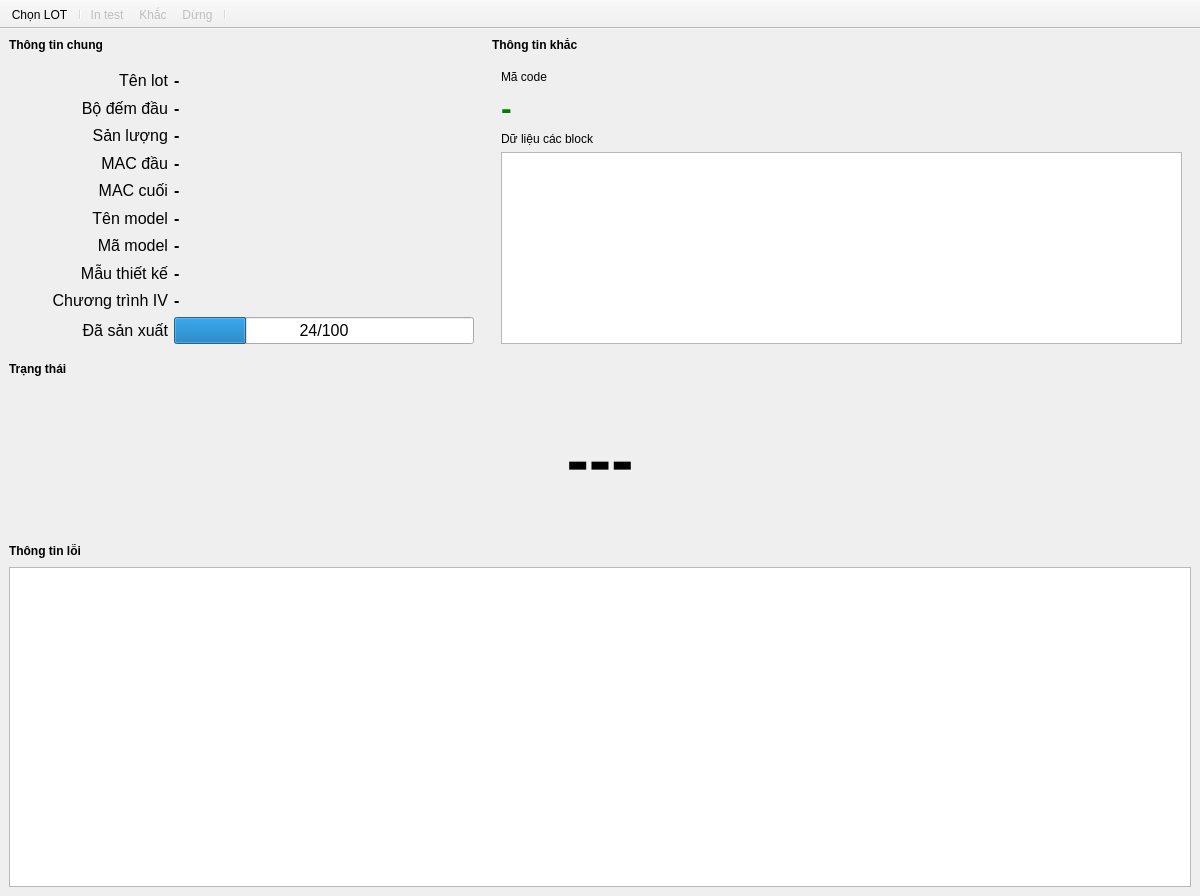
<?xml version="1.0" encoding="UTF-8"?>
<ui version="4.0">
 <class>MarkWindow</class>
 <widget class="QMainWindow" name="MarkWindow">
  <property name="geometry">
   <rect>
    <x>0</x>
    <y>0</y>
    <width>1200</width>
    <height>896</height>
   </rect>
  </property>
  <property name="windowTitle">
   <string>MainWindow</string>
  </property>
  <widget class="QWidget" name="centralwidget">
   <layout class="QGridLayout" name="gridLayout_2">
    <property name="leftMargin">
     <number>9</number>
    </property>
    <property name="topMargin">
     <number>9</number>
    </property>
    <property name="rightMargin">
     <number>9</number>
    </property>
    <property name="bottomMargin">
     <number>9</number>
    </property>
    <property name="spacing">
     <number>9</number>
    </property>
    <item row="2" column="0" colspan="2">
     <widget class="QLabel" name="label_14">
      <property name="font">
       <font>
        <bold>true</bold>
       </font>
      </property>
      <property name="text">
       <string>Trạng thái</string>
      </property>
     </widget>
    </item>
    <item row="5" column="0" colspan="2">
     <widget class="NxTableView" name="tbvErrors">
      <property name="editTriggers">
       <set>QAbstractItemView::EditTrigger::NoEditTriggers</set>
      </property>
      <attribute name="horizontalHeaderMinimumSectionSize">
       <number>125</number>
      </attribute>
      <attribute name="horizontalHeaderStretchLastSection">
       <bool>true</bool>
      </attribute>
      <attribute name="verticalHeaderDefaultSectionSize">
       <number>24</number>
      </attribute>
     </widget>
    </item>
    <item row="1" column="0">
     <widget class="QWidget" name="widget_2" native="true">
      <property name="sizePolicy">
       <sizepolicy hsizetype="Fixed" vsizetype="Preferred">
        <horstretch>0</horstretch>
        <verstretch>0</verstretch>
       </sizepolicy>
      </property>
      <layout class="QGridLayout" name="gridLayout_4">
       <item row="7" column="0">
        <widget class="QLabel" name="label_6">
         <property name="font">
          <font>
           <pointsize>12</pointsize>
           <bold>false</bold>
          </font>
         </property>
         <property name="text">
          <string>Mẫu thiết kế</string>
         </property>
         <property name="alignment">
          <set>Qt::AlignmentFlag::AlignRight|Qt::AlignmentFlag::AlignTrailing|Qt::AlignmentFlag::AlignVCenter</set>
         </property>
        </widget>
       </item>
       <item row="1" column="1">
        <widget class="QLabel" name="lblCounterStart">
         <property name="font">
          <font>
           <pointsize>12</pointsize>
           <bold>true</bold>
          </font>
         </property>
         <property name="text">
          <string>-</string>
         </property>
        </widget>
       </item>
       <item row="6" column="0">
        <widget class="QLabel" name="label_3">
         <property name="font">
          <font>
           <pointsize>12</pointsize>
           <bold>false</bold>
          </font>
         </property>
         <property name="text">
          <string>Mã model</string>
         </property>
         <property name="alignment">
          <set>Qt::AlignmentFlag::AlignRight|Qt::AlignmentFlag::AlignTrailing|Qt::AlignmentFlag::AlignVCenter</set>
         </property>
        </widget>
       </item>
       <item row="8" column="1">
        <widget class="QLabel" name="lblIVProgram">
         <property name="font">
          <font>
           <pointsize>12</pointsize>
           <bold>true</bold>
          </font>
         </property>
         <property name="text">
          <string>-</string>
         </property>
         <property name="alignment">
          <set>Qt::AlignmentFlag::AlignLeading|Qt::AlignmentFlag::AlignLeft|Qt::AlignmentFlag::AlignVCenter</set>
         </property>
        </widget>
       </item>
       <item row="2" column="1">
        <widget class="QLabel" name="lblQuantity">
         <property name="font">
          <font>
           <pointsize>12</pointsize>
           <bold>true</bold>
          </font>
         </property>
         <property name="text">
          <string>-</string>
         </property>
        </widget>
       </item>
       <item row="7" column="1">
        <widget class="QLabel" name="lblDesign">
         <property name="font">
          <font>
           <pointsize>12</pointsize>
           <bold>true</bold>
          </font>
         </property>
         <property name="text">
          <string>-</string>
         </property>
         <property name="alignment">
          <set>Qt::AlignmentFlag::AlignLeading|Qt::AlignmentFlag::AlignLeft|Qt::AlignmentFlag::AlignVCenter</set>
         </property>
        </widget>
       </item>
       <item row="2" column="0">
        <widget class="QLabel" name="label_11">
         <property name="font">
          <font>
           <pointsize>12</pointsize>
           <bold>false</bold>
          </font>
         </property>
         <property name="text">
          <string>Sản lượng</string>
         </property>
         <property name="alignment">
          <set>Qt::AlignmentFlag::AlignRight|Qt::AlignmentFlag::AlignTrailing|Qt::AlignmentFlag::AlignVCenter</set>
         </property>
        </widget>
       </item>
       <item row="4" column="1">
        <widget class="QLabel" name="lblSerialEnd">
         <property name="font">
          <font>
           <pointsize>12</pointsize>
           <bold>true</bold>
          </font>
         </property>
         <property name="text">
          <string>-</string>
         </property>
        </widget>
       </item>
       <item row="5" column="1">
        <widget class="QLabel" name="lblModelName">
         <property name="font">
          <font>
           <pointsize>12</pointsize>
           <bold>true</bold>
          </font>
         </property>
         <property name="text">
          <string>-</string>
         </property>
        </widget>
       </item>
       <item row="6" column="1">
        <widget class="QLabel" name="lblModelCode">
         <property name="font">
          <font>
           <pointsize>12</pointsize>
           <bold>true</bold>
          </font>
         </property>
         <property name="text">
          <string>-</string>
         </property>
        </widget>
       </item>
       <item row="3" column="1">
        <widget class="QLabel" name="lblSerialStart">
         <property name="font">
          <font>
           <pointsize>12</pointsize>
           <bold>true</bold>
          </font>
         </property>
         <property name="text">
          <string>-</string>
         </property>
        </widget>
       </item>
       <item row="4" column="0">
        <widget class="QLabel" name="label_5">
         <property name="font">
          <font>
           <pointsize>12</pointsize>
           <bold>false</bold>
          </font>
         </property>
         <property name="text">
          <string>MAC cuối</string>
         </property>
         <property name="alignment">
          <set>Qt::AlignmentFlag::AlignRight|Qt::AlignmentFlag::AlignTrailing|Qt::AlignmentFlag::AlignVCenter</set>
         </property>
        </widget>
       </item>
       <item row="5" column="0">
        <widget class="QLabel" name="label_2">
         <property name="font">
          <font>
           <pointsize>12</pointsize>
           <bold>false</bold>
          </font>
         </property>
         <property name="text">
          <string>Tên model</string>
         </property>
         <property name="alignment">
          <set>Qt::AlignmentFlag::AlignRight|Qt::AlignmentFlag::AlignTrailing|Qt::AlignmentFlag::AlignVCenter</set>
         </property>
        </widget>
       </item>
       <item row="1" column="0">
        <widget class="QLabel" name="label_13">
         <property name="font">
          <font>
           <pointsize>12</pointsize>
           <bold>false</bold>
          </font>
         </property>
         <property name="text">
          <string>Bộ đếm đầu</string>
         </property>
         <property name="alignment">
          <set>Qt::AlignmentFlag::AlignRight|Qt::AlignmentFlag::AlignTrailing|Qt::AlignmentFlag::AlignVCenter</set>
         </property>
        </widget>
       </item>
       <item row="0" column="0">
        <widget class="QLabel" name="label">
         <property name="minimumSize">
          <size>
           <width>150</width>
           <height>0</height>
          </size>
         </property>
         <property name="font">
          <font>
           <pointsize>12</pointsize>
           <bold>false</bold>
          </font>
         </property>
         <property name="text">
          <string>Tên lot</string>
         </property>
         <property name="alignment">
          <set>Qt::AlignmentFlag::AlignRight|Qt::AlignmentFlag::AlignTrailing|Qt::AlignmentFlag::AlignVCenter</set>
         </property>
        </widget>
       </item>
       <item row="3" column="0">
        <widget class="QLabel" name="label_4">
         <property name="font">
          <font>
           <pointsize>12</pointsize>
           <bold>false</bold>
          </font>
         </property>
         <property name="text">
          <string>MAC đầu</string>
         </property>
         <property name="alignment">
          <set>Qt::AlignmentFlag::AlignRight|Qt::AlignmentFlag::AlignTrailing|Qt::AlignmentFlag::AlignVCenter</set>
         </property>
        </widget>
       </item>
       <item row="0" column="1">
        <widget class="QLabel" name="lblLotName">
         <property name="minimumSize">
          <size>
           <width>300</width>
           <height>0</height>
          </size>
         </property>
         <property name="font">
          <font>
           <pointsize>12</pointsize>
           <bold>true</bold>
          </font>
         </property>
         <property name="text">
          <string>-</string>
         </property>
        </widget>
       </item>
       <item row="8" column="0">
        <widget class="QLabel" name="label_7">
         <property name="font">
          <font>
           <pointsize>12</pointsize>
           <bold>false</bold>
          </font>
         </property>
         <property name="text">
          <string>Chương trình IV</string>
         </property>
         <property name="alignment">
          <set>Qt::AlignmentFlag::AlignRight|Qt::AlignmentFlag::AlignTrailing|Qt::AlignmentFlag::AlignVCenter</set>
         </property>
        </widget>
       </item>
       <item row="9" column="0">
        <widget class="QLabel" name="label_10">
         <property name="minimumSize">
          <size>
           <width>150</width>
           <height>0</height>
          </size>
         </property>
         <property name="font">
          <font>
           <pointsize>12</pointsize>
           <bold>false</bold>
          </font>
         </property>
         <property name="text">
          <string>Đã sản xuất</string>
         </property>
         <property name="alignment">
          <set>Qt::AlignmentFlag::AlignRight|Qt::AlignmentFlag::AlignTrailing|Qt::AlignmentFlag::AlignVCenter</set>
         </property>
        </widget>
       </item>
       <item row="9" column="1">
        <widget class="QProgressBar" name="pgbProgress">
         <property name="font">
          <font>
           <pointsize>12</pointsize>
           <bold>false</bold>
          </font>
         </property>
         <property name="value">
          <number>24</number>
         </property>
         <property name="alignment">
          <set>Qt::AlignmentFlag::AlignCenter</set>
         </property>
         <property name="textDirection">
          <enum>QProgressBar::Direction::TopToBottom</enum>
         </property>
         <property name="format">
          <string>%v/%m</string>
         </property>
        </widget>
       </item>
      </layout>
     </widget>
    </item>
    <item row="1" column="1">
     <widget class="QWidget" name="widget" native="true">
      <property name="sizePolicy">
       <sizepolicy hsizetype="Expanding" vsizetype="Preferred">
        <horstretch>0</horstretch>
        <verstretch>0</verstretch>
       </sizepolicy>
      </property>
      <property name="minimumSize">
       <size>
        <width>0</width>
        <height>53</height>
       </size>
      </property>
      <layout class="QGridLayout" name="gridLayout_3">
       <item row="1" column="0" colspan="2">
        <widget class="QLabel" name="lblBarcode">
         <property name="font">
          <font>
           <pointsize>-1</pointsize>
           <bold>true</bold>
          </font>
         </property>
         <property name="styleSheet">
          <string notr="true">color:green;
font-size:32px;</string>
         </property>
         <property name="text">
          <string>-</string>
         </property>
        </widget>
       </item>
       <item row="0" column="1">
        <widget class="QLabel" name="lblFormat">
         <property name="sizePolicy">
          <sizepolicy hsizetype="Expanding" vsizetype="Preferred">
           <horstretch>0</horstretch>
           <verstretch>0</verstretch>
          </sizepolicy>
         </property>
         <property name="styleSheet">
          <string notr="true">color:rgb(0, 85, 255)</string>
         </property>
         <property name="text">
          <string/>
         </property>
        </widget>
       </item>
       <item row="0" column="0">
        <widget class="QLabel" name="label_8">
         <property name="text">
          <string>Mã code</string>
         </property>
        </widget>
       </item>
       <item row="3" column="0" colspan="2">
        <widget class="NxTableView" name="tbvBlocks">
         <property name="sizePolicy">
          <sizepolicy hsizetype="Expanding" vsizetype="Preferred">
           <horstretch>0</horstretch>
           <verstretch>0</verstretch>
          </sizepolicy>
         </property>
         <property name="font">
          <font>
           <pointsize>16</pointsize>
          </font>
         </property>
         <property name="editTriggers">
          <set>QAbstractItemView::EditTrigger::NoEditTriggers</set>
         </property>
         <attribute name="horizontalHeaderVisible">
          <bool>false</bool>
         </attribute>
         <attribute name="horizontalHeaderStretchLastSection">
          <bool>true</bool>
         </attribute>
         <attribute name="verticalHeaderVisible">
          <bool>false</bool>
         </attribute>
        </widget>
       </item>
       <item row="2" column="0" colspan="2">
        <widget class="QLabel" name="label_9">
         <property name="text">
          <string>Dữ liệu các block</string>
         </property>
        </widget>
       </item>
      </layout>
     </widget>
    </item>
    <item row="4" column="0">
     <widget class="QLabel" name="label_12">
      <property name="font">
       <font>
        <bold>true</bold>
       </font>
      </property>
      <property name="text">
       <string>Thông tin lỗi</string>
      </property>
     </widget>
    </item>
    <item row="3" column="0" colspan="2">
     <widget class="QLabel" name="lblStatus">
      <property name="minimumSize">
       <size>
        <width>0</width>
        <height>150</height>
       </size>
      </property>
      <property name="font">
       <font>
        <pointsize>50</pointsize>
        <bold>true</bold>
       </font>
      </property>
      <property name="text">
       <string>---</string>
      </property>
      <property name="alignment">
       <set>Qt::AlignmentFlag::AlignCenter</set>
      </property>
     </widget>
    </item>
    <item row="0" column="1">
     <widget class="QLabel" name="label_16">
      <property name="font">
       <font>
        <bold>true</bold>
       </font>
      </property>
      <property name="text">
       <string>Thông tin khắc</string>
      </property>
     </widget>
    </item>
    <item row="0" column="0">
     <widget class="QLabel" name="label_15">
      <property name="font">
       <font>
        <bold>true</bold>
       </font>
      </property>
      <property name="text">
       <string>Thông tin chung</string>
      </property>
     </widget>
    </item>
   </layout>
  </widget>
  <widget class="QToolBar" name="toolBar">
   <property name="windowTitle">
    <string>toolBar</string>
   </property>
   <property name="movable">
    <bool>false</bool>
   </property>
   <property name="iconSize">
    <size>
     <width>24</width>
     <height>24</height>
    </size>
   </property>
   <property name="toolButtonStyle">
    <enum>Qt::ToolButtonStyle::ToolButtonTextBesideIcon</enum>
   </property>
   <attribute name="toolBarArea">
    <enum>TopToolBarArea</enum>
   </attribute>
   <attribute name="toolBarBreak">
    <bool>false</bool>
   </attribute>
   <addaction name="actionSelect"/>
   <addaction name="separator"/>
   <addaction name="actionMark"/>
   <addaction name="actionRun"/>
   <addaction name="actionStop"/>
   <addaction name="separator"/>
  </widget>
  <action name="actionRun">
   <property name="enabled">
    <bool>false</bool>
   </property>
   <property name="icon">
    <iconset resource="../Assets/Icons/icons.qrc">
     <normaloff>:/flash_on_48px.png</normaloff>:/flash_on_48px.png</iconset>
   </property>
   <property name="text">
    <string>Khắc</string>
   </property>
   <property name="toolTip">
    <string>&lt;html&gt;&lt;head/&gt;&lt;body&gt;&lt;p&gt;&lt;span style=&quot; font-weight:700; color:#5555ff;&quot;&gt;Khắc&lt;/span&gt;&lt;/p&gt;&lt;p&gt;&lt;span style=&quot; color:#404040;&quot;&gt;Click vào nút nhấn này, phần mềm sẽ kết nối với thiết bị chấp hành và bắt đầu hoạt động sản xuất liên tục.&lt;/span&gt;&lt;/p&gt;&lt;/body&gt;&lt;/html&gt;</string>
   </property>
  </action>
  <action name="actionStop">
   <property name="enabled">
    <bool>false</bool>
   </property>
   <property name="icon">
    <iconset resource="../Assets/Icons/icons.qrc">
     <normaloff>:/stop_48px.png</normaloff>:/stop_48px.png</iconset>
   </property>
   <property name="text">
    <string>Dừng</string>
   </property>
   <property name="toolTip">
    <string>&lt;html&gt;&lt;head/&gt;&lt;body&gt;&lt;p&gt;&lt;span style=&quot; font-weight:700; color:#ff0000;&quot;&gt;Dừng&lt;/span&gt;&lt;/p&gt;&lt;p&gt;&lt;span style=&quot; color:#404040;&quot;&gt;Click vào nút nhấn này, thiết bị đang hoạt động sản xuất sẽ chuyển sang trạng thái chờ.&lt;/span&gt;&lt;/p&gt;&lt;/body&gt;&lt;/html&gt;</string>
   </property>
  </action>
  <action name="actionSelect">
   <property name="icon">
    <iconset resource="../Assets/Icons/icons.qrc">
     <normaloff>:/Blue Pointer_48px.png</normaloff>:/Blue Pointer_48px.png</iconset>
   </property>
   <property name="text">
    <string>Chọn LOT</string>
   </property>
   <property name="toolTip">
    <string>&lt;html&gt;&lt;head/&gt;&lt;body&gt;&lt;p&gt;&lt;span style=&quot; font-weight:700; color:#5555ff;&quot;&gt;Chọn lot&lt;/span&gt;&lt;/p&gt;&lt;p&gt;&lt;span style=&quot; color:#404040;&quot;&gt;Click vào nút nhấn này, màn hình sẽ chuyển sang hiển thị danh sách các lot hiện có.&lt;/span&gt;&lt;/p&gt;&lt;p&gt;&lt;span style=&quot; color:#404040;&quot;&gt;Để có thể chọn một lot trong danh sách đó và khắc.&lt;/span&gt;&lt;/p&gt;&lt;/body&gt;&lt;/html&gt;</string>
   </property>
  </action>
  <action name="actionMark">
   <property name="enabled">
    <bool>false</bool>
   </property>
   <property name="icon">
    <iconset resource="../Assets/Icons/icons.qrc">
     <normaloff>:/flash_on_48px.png</normaloff>:/flash_on_48px.png</iconset>
   </property>
   <property name="text">
    <string>In test</string>
   </property>
   <property name="toolTip">
    <string>&lt;html&gt;&lt;head/&gt;&lt;body&gt;&lt;p&gt;&lt;span style=&quot; font-weight:700; color:#5555ff;&quot;&gt;In test&lt;/span&gt;&lt;/p&gt;&lt;p&gt;&lt;span style=&quot; color:#404040;&quot;&gt;Click vào nút nhấn này, máy sẽ khắc thử một bản.&lt;/span&gt;&lt;/p&gt;&lt;p&gt;&lt;span style=&quot; color:#404040;&quot;&gt;Thông tin khắc sẽ không được ghi lại, không làm thay đổi thông tin đã hoặc các trạng thái in của lot.&lt;/span&gt;&lt;/p&gt;&lt;/body&gt;&lt;/html&gt;</string>
   </property>
  </action>
 </widget>
 <customwidgets>
  <customwidget>
   <class>NxTableView</class>
   <extends>QTableView</extends>
   <header>NxTableView.h</header>
  </customwidget>
 </customwidgets>
 <resources>
  <include location="../Assets/Icons/icons.qrc"/>
 </resources>
 <connections/>
</ui>
